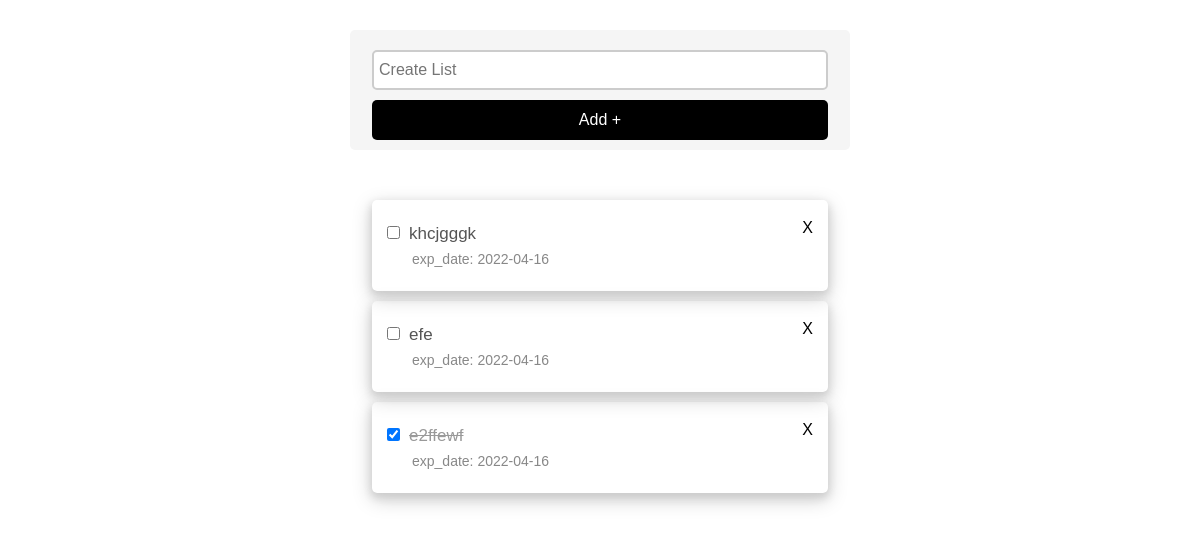
/list.php, run on an earlier commit of the app's database.
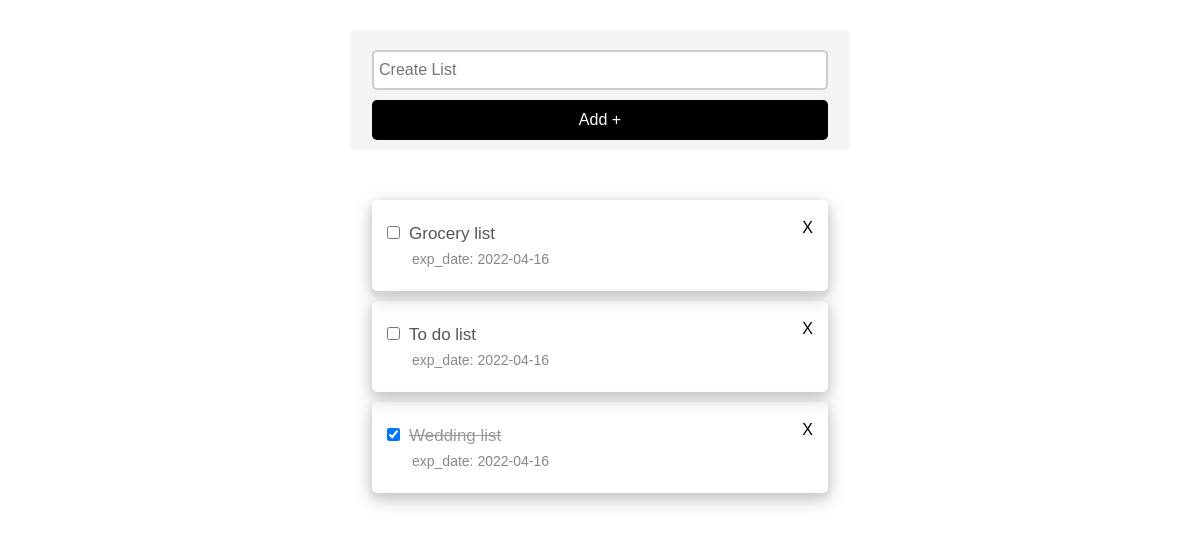
And on a later commit of the database.
### tables this page shows
CREATE TABLE IF NOT EXISTS `list` (
  `listID` int(11) NOT NULL,
  `userID` int(11) NOT NULL,
  `title` text NOT NULL,
  `private` tinyint(1) NOT NULL DEFAULT 1,
  `checked` tinyint(1) NOT NULL DEFAULT 0,
  `exp_date` date NOT NULL DEFAULT current_timestamp()
);

### list.php (the view, shortened to what this page needs)
<?php
$pdo = connectDB();
?>
<html lang="en">
<head>
    <link rel="stylesheet" href="styles/additems.css">
</head>
<body>
    <div class="main-section">
        <div class="add-section">
            <form action="app/add.php" method="POST" autocomplete="off">
                <input type="text" name="additem" placeholder="Create List">
                <button>Add + </button>
            </form>
        </div>
        <?php
        $query = "SELECT * FROM list  ORDER BY listID Desc";
        $additems = $pdo->query($query)
        ?>
        <div class="show-todo-section">
            <?php while ($additem = $additems->fetch(PDO::FETCH_ASSOC)) { ?>
                <div class="todo-item">
                    <span id="<?php echo $additem['listID']; ?>" class="remove-to-do">X</span>
                    <?php if ($additem['checked']) { ?>
                        <input type="checkbox" class="check-box" checked>
                        <h2 class="checked"> <?php echo $additem['title'] ?></h2>
                    <?php } else { ?>
                        <input type="checkbox" class="check-box">
                        <h2> <?php echo $additem['title'] ?></h2>
                    <?php } ?>
                    <br>
                    <small>exp_date: <?php echo $additem['exp_date'] ?></small>
                </div>
            <?php } ?>
        </div>
    </div>
</body>

What changed in the data, as far as the page shows it:
changed list: title "khcjgggk" → "Grocery list"
changed list: title "efe" → "To do list"
changed list: title "e2ffewf" → "Wedding list"
